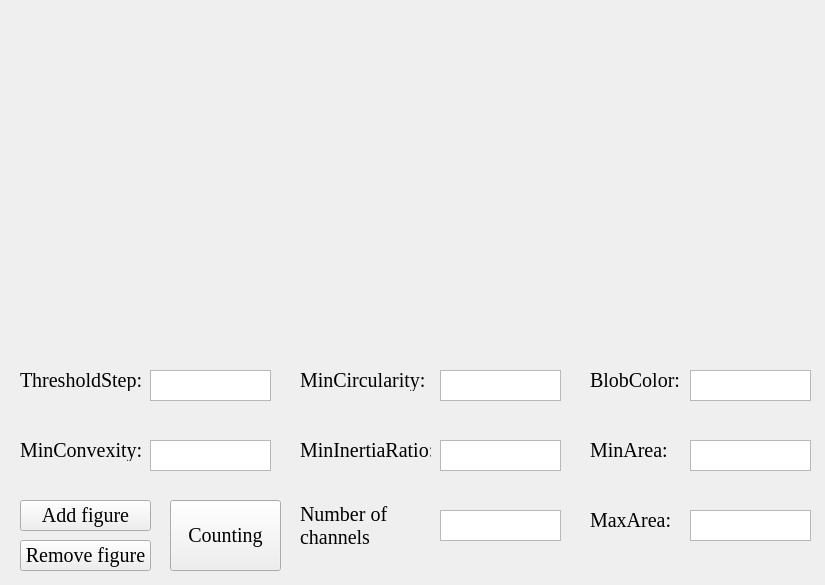
<?xml version="1.0" encoding="UTF-8"?>
<ui version="4.0">
 <class>Form</class>
 <widget class="QWidget" name="Form">
  <property name="geometry">
   <rect>
    <x>0</x>
    <y>0</y>
    <width>825</width>
    <height>585</height>
   </rect>
  </property>
  <property name="windowTitle">
   <string>Form</string>
  </property>
  <widget class="QLabel" name="label_8">
   <property name="geometry">
    <rect>
     <x>30</x>
     <y>10</y>
     <width>351</width>
     <height>321</height>
    </rect>
   </property>
   <property name="styleSheet">
    <string notr="true">background-image: url(D:/Documents/Desktop/white.png)</string>
   </property>
   <property name="text">
    <string/>
   </property>
  </widget>
  <widget class="QLabel" name="label_9">
   <property name="geometry">
    <rect>
     <x>440</x>
     <y>10</y>
     <width>351</width>
     <height>321</height>
    </rect>
   </property>
   <property name="styleSheet">
    <string notr="true">background-image: url(D:/Documents/Desktop/white.png)</string>
   </property>
   <property name="text">
    <string/>
   </property>
  </widget>
  <widget class="QPushButton" name="pushButton_2">
   <property name="geometry">
    <rect>
     <x>20</x>
     <y>540</y>
     <width>131</width>
     <height>31</height>
    </rect>
   </property>
   <property name="font">
    <font>
     <family>Times New Roman</family>
     <pointsize>15</pointsize>
    </font>
   </property>
   <property name="styleSheet">
    <string notr="true">background-image: url(D:/Documents/Desktop/white.png)</string>
   </property>
   <property name="text">
    <string>Remove figure</string>
   </property>
  </widget>
  <widget class="QTextEdit" name="textEdit">
   <property name="geometry">
    <rect>
     <x>150</x>
     <y>370</y>
     <width>121</width>
     <height>31</height>
    </rect>
   </property>
  </widget>
  <widget class="QTextEdit" name="textEdit_6">
   <property name="geometry">
    <rect>
     <x>690</x>
     <y>440</y>
     <width>121</width>
     <height>31</height>
    </rect>
   </property>
  </widget>
  <widget class="QLabel" name="label_3">
   <property name="geometry">
    <rect>
     <x>300</x>
     <y>370</y>
     <width>131</width>
     <height>21</height>
    </rect>
   </property>
   <property name="font">
    <font>
     <family>Times New Roman</family>
     <pointsize>15</pointsize>
    </font>
   </property>
   <property name="text">
    <string>MinCircularity:</string>
   </property>
  </widget>
  <widget class="QTextEdit" name="textEdit_7">
   <property name="geometry">
    <rect>
     <x>690</x>
     <y>510</y>
     <width>121</width>
     <height>31</height>
    </rect>
   </property>
  </widget>
  <widget class="QPushButton" name="pushButton_3">
   <property name="geometry">
    <rect>
     <x>170</x>
     <y>500</y>
     <width>111</width>
     <height>71</height>
    </rect>
   </property>
   <property name="font">
    <font>
     <family>Times New Roman</family>
     <pointsize>15</pointsize>
    </font>
   </property>
   <property name="styleSheet">
    <string notr="true">background-image: url(D:/Documents/Desktop/white.png)</string>
   </property>
   <property name="text">
    <string>Counting</string>
   </property>
  </widget>
  <widget class="QLabel" name="label_4">
   <property name="geometry">
    <rect>
     <x>300</x>
     <y>440</y>
     <width>131</width>
     <height>21</height>
    </rect>
   </property>
   <property name="font">
    <font>
     <family>Times New Roman</family>
     <pointsize>15</pointsize>
    </font>
   </property>
   <property name="text">
    <string>MinInertiaRatio:</string>
   </property>
  </widget>
  <widget class="QLabel" name="label_2">
   <property name="geometry">
    <rect>
     <x>20</x>
     <y>440</y>
     <width>121</width>
     <height>21</height>
    </rect>
   </property>
   <property name="font">
    <font>
     <family>Times New Roman</family>
     <pointsize>15</pointsize>
    </font>
   </property>
   <property name="text">
    <string>MinConvexity:</string>
   </property>
  </widget>
  <widget class="QLabel" name="label_5">
   <property name="geometry">
    <rect>
     <x>590</x>
     <y>370</y>
     <width>91</width>
     <height>21</height>
    </rect>
   </property>
   <property name="font">
    <font>
     <family>Times New Roman</family>
     <pointsize>15</pointsize>
    </font>
   </property>
   <property name="text">
    <string>BlobColor:</string>
   </property>
  </widget>
  <widget class="QLabel" name="label_6">
   <property name="geometry">
    <rect>
     <x>590</x>
     <y>440</y>
     <width>91</width>
     <height>21</height>
    </rect>
   </property>
   <property name="font">
    <font>
     <family>Times New Roman</family>
     <pointsize>15</pointsize>
    </font>
   </property>
   <property name="text">
    <string>MinArea:</string>
   </property>
  </widget>
  <widget class="QTextEdit" name="textEdit_5">
   <property name="geometry">
    <rect>
     <x>690</x>
     <y>370</y>
     <width>121</width>
     <height>31</height>
    </rect>
   </property>
  </widget>
  <widget class="QLabel" name="label_7">
   <property name="geometry">
    <rect>
     <x>590</x>
     <y>510</y>
     <width>91</width>
     <height>21</height>
    </rect>
   </property>
   <property name="font">
    <font>
     <family>Times New Roman</family>
     <pointsize>15</pointsize>
    </font>
   </property>
   <property name="text">
    <string>MaxArea:</string>
   </property>
  </widget>
  <widget class="QLabel" name="label">
   <property name="geometry">
    <rect>
     <x>20</x>
     <y>370</y>
     <width>121</width>
     <height>21</height>
    </rect>
   </property>
   <property name="font">
    <font>
     <family>Times New Roman</family>
     <pointsize>15</pointsize>
    </font>
   </property>
   <property name="text">
    <string>ThresholdStep:</string>
   </property>
  </widget>
  <widget class="QTextEdit" name="textEdit_3">
   <property name="geometry">
    <rect>
     <x>440</x>
     <y>370</y>
     <width>121</width>
     <height>31</height>
    </rect>
   </property>
  </widget>
  <widget class="QPushButton" name="pushButton_1">
   <property name="geometry">
    <rect>
     <x>20</x>
     <y>500</y>
     <width>131</width>
     <height>31</height>
    </rect>
   </property>
   <property name="font">
    <font>
     <family>Times New Roman</family>
     <pointsize>15</pointsize>
    </font>
   </property>
   <property name="styleSheet">
    <string notr="true">background-image: url(D:/Documents/Desktop/white.png)</string>
   </property>
   <property name="text">
    <string>Add figure</string>
   </property>
  </widget>
  <widget class="QTextEdit" name="textEdit_4">
   <property name="geometry">
    <rect>
     <x>440</x>
     <y>440</y>
     <width>121</width>
     <height>31</height>
    </rect>
   </property>
  </widget>
  <widget class="QTextEdit" name="textEdit_2">
   <property name="geometry">
    <rect>
     <x>150</x>
     <y>440</y>
     <width>121</width>
     <height>31</height>
    </rect>
   </property>
  </widget>
  <widget class="QTextEdit" name="textEdit_8">
   <property name="geometry">
    <rect>
     <x>440</x>
     <y>510</y>
     <width>121</width>
     <height>31</height>
    </rect>
   </property>
  </widget>
  <widget class="QLabel" name="label_10">
   <property name="geometry">
    <rect>
     <x>300</x>
     <y>500</y>
     <width>101</width>
     <height>51</height>
    </rect>
   </property>
   <property name="font">
    <font>
     <family>Times New Roman</family>
     <pointsize>15</pointsize>
    </font>
   </property>
   <property name="text">
    <string>Number of
channels</string>
   </property>
  </widget>
 </widget>
 <resources/>
 <connections/>
</ui>
